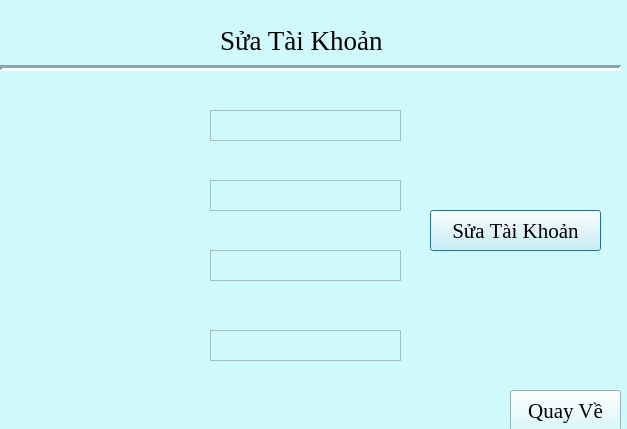
<?xml version="1.0" encoding="UTF-8"?>
<ui version="4.0">
 <class>Dialog</class>
 <widget class="QDialog" name="Dialog">
  <property name="geometry">
   <rect>
    <x>0</x>
    <y>0</y>
    <width>627</width>
    <height>429</height>
   </rect>
  </property>
  <property name="windowTitle">
   <string>Dialog</string>
  </property>
  <property name="styleSheet">
   <string notr="true">background-color: #D0F9FD;</string>
  </property>
  <widget class="QLabel" name="label">
   <property name="geometry">
    <rect>
     <x>220</x>
     <y>20</y>
     <width>211</width>
     <height>41</height>
    </rect>
   </property>
   <property name="font">
    <font>
     <family>Times New Roman</family>
     <pointsize>20</pointsize>
    </font>
   </property>
   <property name="text">
    <string>Sửa Tài Khoản</string>
   </property>
  </widget>
  <widget class="QLabel" name="Favicon">
   <property name="geometry">
    <rect>
     <x>40</x>
     <y>0</y>
     <width>71</width>
     <height>61</height>
    </rect>
   </property>
   <property name="text">
    <string/>
   </property>
  </widget>
  <widget class="Line" name="line">
   <property name="geometry">
    <rect>
     <x>0</x>
     <y>60</y>
     <width>621</width>
     <height>16</height>
    </rect>
   </property>
   <property name="lineWidth">
    <number>3</number>
   </property>
   <property name="orientation">
    <enum>Qt::Horizontal</enum>
   </property>
  </widget>
  <widget class="QTextEdit" name="txtTaiKhoan">
   <property name="geometry">
    <rect>
     <x>210</x>
     <y>110</y>
     <width>191</width>
     <height>31</height>
    </rect>
   </property>
  </widget>
  <widget class="QTextEdit" name="txtMatKhau">
   <property name="geometry">
    <rect>
     <x>210</x>
     <y>250</y>
     <width>191</width>
     <height>31</height>
    </rect>
   </property>
  </widget>
  <widget class="QTextEdit" name="txtRole">
   <property name="geometry">
    <rect>
     <x>210</x>
     <y>330</y>
     <width>191</width>
     <height>31</height>
    </rect>
   </property>
  </widget>
  <widget class="QLabel" name="lbRole">
   <property name="geometry">
    <rect>
     <x>180</x>
     <y>330</y>
     <width>20</width>
     <height>31</height>
    </rect>
   </property>
   <property name="font">
    <font>
     <family>Times New Roman</family>
     <pointsize>14</pointsize>
    </font>
   </property>
   <property name="text">
    <string/>
   </property>
  </widget>
  <widget class="QPushButton" name="btnSuaTaiKhoan">
   <property name="geometry">
    <rect>
     <x>430</x>
     <y>210</y>
     <width>171</width>
     <height>41</height>
    </rect>
   </property>
   <property name="font">
    <font>
     <family>Times New Roman</family>
     <pointsize>16</pointsize>
    </font>
   </property>
   <property name="text">
    <string>Sửa Tài Khoản</string>
   </property>
  </widget>
  <widget class="QPushButton" name="btnQuayVe">
   <property name="geometry">
    <rect>
     <x>510</x>
     <y>390</y>
     <width>111</width>
     <height>41</height>
    </rect>
   </property>
   <property name="font">
    <font>
     <family>Times New Roman</family>
     <pointsize>16</pointsize>
    </font>
   </property>
   <property name="text">
    <string>Quay Về</string>
   </property>
  </widget>
  <widget class="QLabel" name="lbPassWord">
   <property name="geometry">
    <rect>
     <x>180</x>
     <y>250</y>
     <width>20</width>
     <height>31</height>
    </rect>
   </property>
   <property name="font">
    <font>
     <family>Times New Roman</family>
     <pointsize>14</pointsize>
    </font>
   </property>
   <property name="text">
    <string/>
   </property>
  </widget>
  <widget class="QLabel" name="lbUserName">
   <property name="geometry">
    <rect>
     <x>179</x>
     <y>180</y>
     <width>21</width>
     <height>31</height>
    </rect>
   </property>
   <property name="font">
    <font>
     <family>Times New Roman</family>
     <pointsize>14</pointsize>
    </font>
   </property>
   <property name="text">
    <string/>
   </property>
  </widget>
  <widget class="QLabel" name="lbIDUser">
   <property name="geometry">
    <rect>
     <x>180</x>
     <y>110</y>
     <width>21</width>
     <height>31</height>
    </rect>
   </property>
   <property name="font">
    <font>
     <family>Times New Roman</family>
     <pointsize>14</pointsize>
    </font>
   </property>
   <property name="text">
    <string/>
   </property>
  </widget>
  <widget class="QTextEdit" name="txtTaiKhoan_2">
   <property name="geometry">
    <rect>
     <x>210</x>
     <y>180</y>
     <width>191</width>
     <height>31</height>
    </rect>
   </property>
  </widget>
 </widget>
 <resources/>
 <connections/>
</ui>
